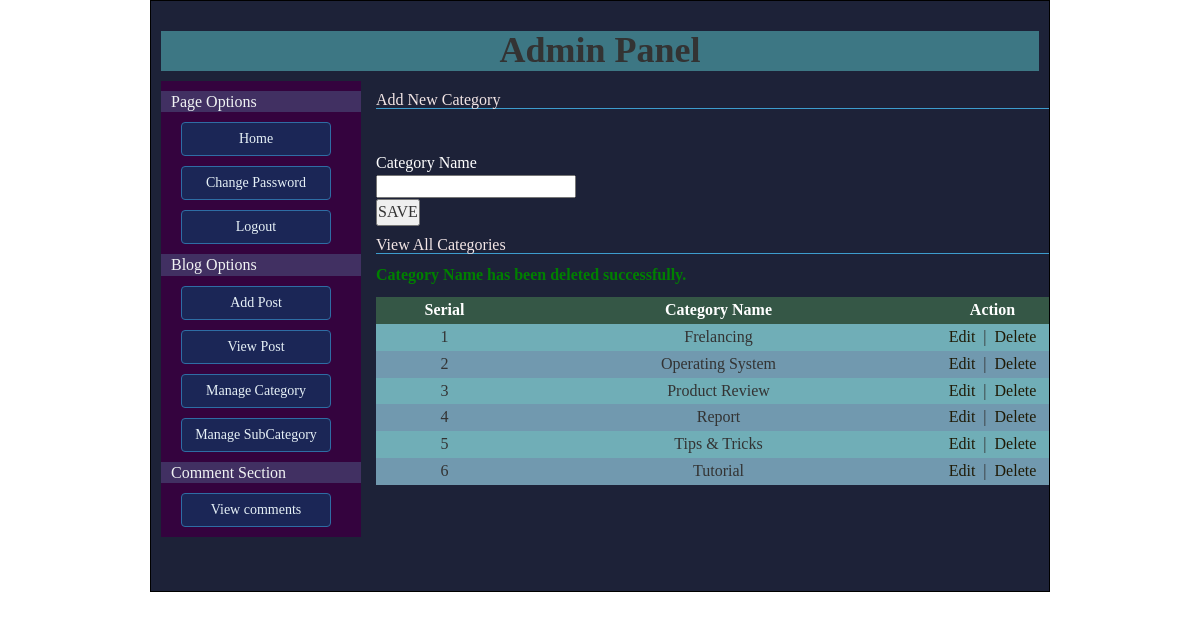
Screenshot of /admin/manage-category.php?id=10 (signed in) with the database file from the repository.
### tables this page shows
CREATE TABLE `category` (
  `id` int(11) NOT NULL,
  `category_name` varchar(255) NOT NULL,
  `category_id` int(11) NOT NULL
);

### admin/manage-category.php (the view, shortened to what this page needs)
<?php
if(isset($_REQUEST['id']))
{
	$success_message2 = "Category Name has been deleted successfully.";
}
?>
<?php include("header.php"); ?>
<h2>Add New Category</h2>
<p>&nbsp;</p>
<form action="" method="post">
<table class="tbl1">
<tr>
    <td style="color: #ffffff">Category Name</td>
</tr>
<tr>
	<td><input class="short" type="text" name="category_name"></td>
</tr>
<tr>
	<td><input type="submit" value="SAVE" name="form1"></td>
</tr>
</table>
</form>
<h2>View  All Categories</h2>
<?php
if(isset($success_message2)) {echo "<div class='success'>".$success_message2."</div>";}
?>
<table class="tbl2" width="100%">
	<tr>
		<th width="20%" style="text-align: center">Serial</th>
                <th width="60%" style="text-align: center">Category Name</th>
		<th width="20%" style="text-align: center">Action</th>
	</tr>
	<?php
	$i=0;
	$statement = $db->prepare("SELECT * FROM category ORDER BY category_name ASC");
	$statement->execute();
	$result = $statement->fetchAll(PDO::FETCH_ASSOC);
	foreach($result as $row)
	{
		$i++;
		?>
		<tr>
		<td><?php echo $i; ?></td>
		<td><?php echo $row['category_name']; ?></td>
		<td>
			<a class="fancybox" href="#inline<?php echo $i; ?>">Edit</a>
			&nbsp;|&nbsp;
			<a onclick='return confirmDelete();' href="manage-category.php?id=<?php echo $row['id']; ?>">Delete</a></td>
		</tr>
		<?php
	}
	?>
</table>
<?php include("footer.php"); ?>

### css/style-admin.css (style rules this page uses)
* { padding: 0; margin: 0; }
body, input, textarea, select { font-family: 'Times New Roman', arial; font-size: 16px; }
input[type='submit'] { cursor: pointer; }
input.short[type='text'], input.short[type='password'] { width: 200px; }
table.tbl1 { margin-top: 10px; }
table.tbl1 tr td input[type='text'] { height: 23px; line-height: 23px; }
table.tbl2 { margin-top: 10px; }
table.tbl2 tr th, table.tbl2 tr td { padding: 2px; }
table.tbl2 tr td { text-align: center; }
table.tbl2 tr th { background-color: #41714dad; color: #fff; }
table.tbl2 tr:nth-child(2n+1) td { background-color: #7199af; }
table.tbl2 tr:nth-child(2n) td { background-color: #70aeb7; }
table.tbl2 tr td a { color: #1f1a06; text-decoration: none; }
#content h2 { font-size: 16px; color: #f3e6e6; border-bottom: 1px solid #3d9ccd; margin-top: 10px; }
.success { color: green; font-weight: bold; }

### rows the page displays
category: category_name "Frelancing"
category: category_name "Operating System"
category: category_name "Product Review"
category: category_name "Report"
category: category_name "Tips & Tricks"
category: category_name "Tutorial"

### other values shown
$success_message2 "Category Name has been deleted successfully."
